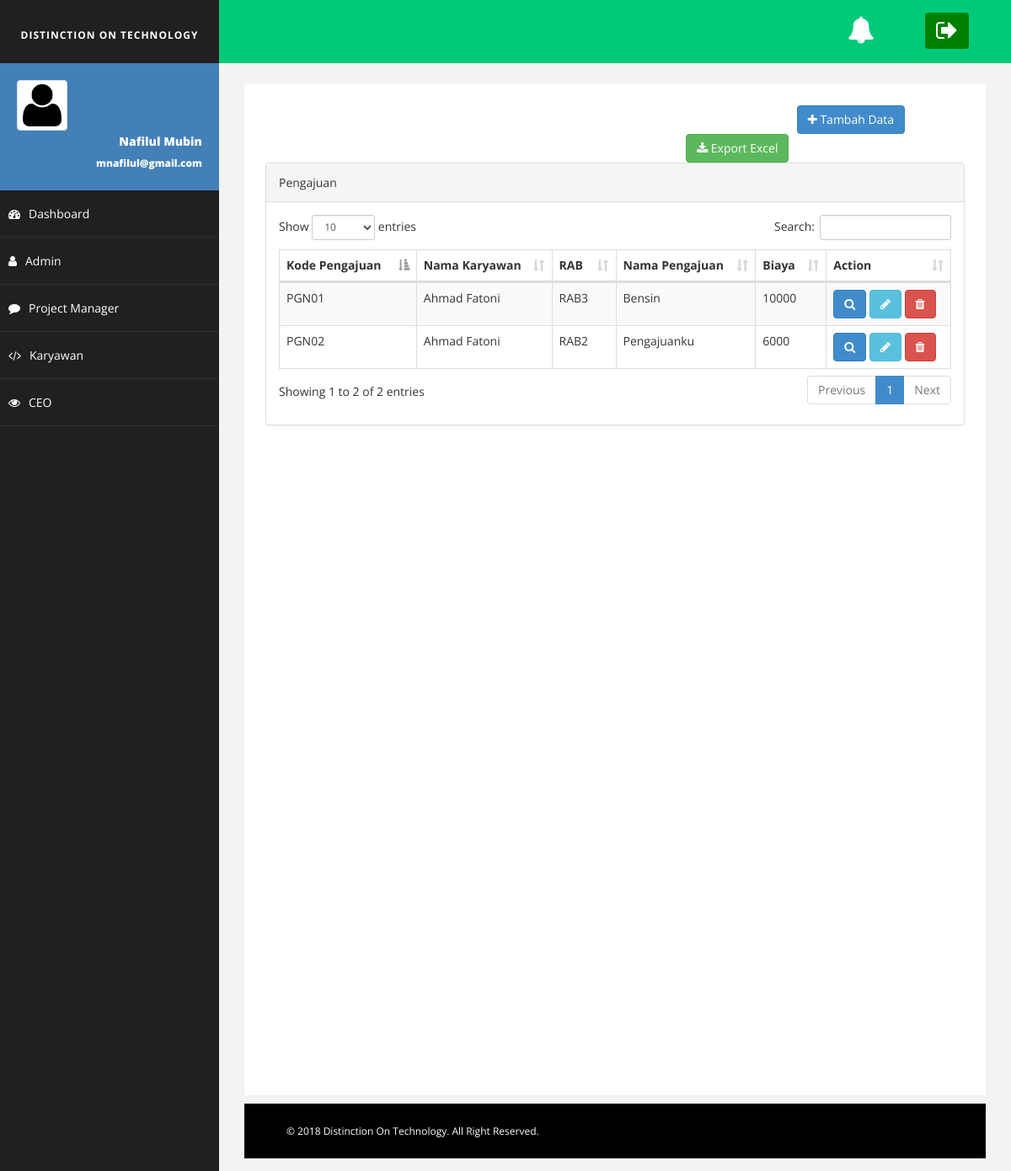
Screenshot of /?page=pengajuan_index with the database file from the repository.
### tables this page shows
CREATE TABLE `pengajuan` (
  `id_pengajuan` varchar(20) NOT NULL,
  `id_karyawan` varchar(20) NOT NULL,
  `id_rab` varchar(20) NOT NULL,
  `nama_pengajuan` varchar(25) NOT NULL,
  `biaya` int(20) NOT NULL,
  `alasan` varchar(50) NOT NULL,
  `tgl_pengajuan` date NOT NULL,
  `status_pengajuan` varchar(25) NOT NULL
);

CREATE TABLE `karyawan` (
  `id_karyawan` varchar(20) NOT NULL,
  `username` varchar(20) NOT NULL,
  `password` varchar(255) NOT NULL,
  `id_role` varchar(20) NOT NULL,
  `nama_karyawan` varchar(50) NOT NULL,
  `tempat_lahir` varchar(20) NOT NULL,
  `tanggal_lahir` date NOT NULL,
  `jenis_kelamin` enum('Laki-laki','Perempuan') NOT NULL,
  `no_hp` varchar(20) NOT NULL,
  `alamat` varchar(100) NOT NULL,
  `email` varchar(50) NOT NULL,
  `id_jabatan` varchar(20) NOT NULL,
  `id_tunjangan` varchar(20) NOT NULL,
  `pendidikan` varchar(20) NOT NULL,
  `tanggal_mulai_kerja` date NOT NULL,
  `status_menikah` enum('Menikah','Belum Menikah') NOT NULL,
  `created_at` datetime NOT NULL
);

### index.php (called while the page is built)
<?php
include 'src/infrastruktur/header.php';
include 'src/infrastruktur/content.php';
include 'src/infrastruktur/footer.php';
?>

### src/Domain/pengajuan_model.php (called while the page is built, shortened)
<?php
class Pengajuan extends database2{
    function tampil_data(){
        $data = mysql_query("SELECT pengajuan.*, karyawan.nama_karyawan FROM pengajuan
            join karyawan on karyawan.id_karyawan=pengajuan.id_karyawan");
        while($d = mysql_fetch_array($data)){
            $hasil[] = $d;
        }
        return $hasil;
    }
}
?>

### View/pengajuan_index.php (the view)
<?php
require 'src/Domain/pengajuan_model.php';
$db = new Pengajuan();
?>
<div class="header col-md-12" style="margin-top: 15px;">
    <div class="col-md-7">
    </div>
    <div class="col-md-5">
        <a href="?page=pengajuan_create">
            <button class="btn btn-primary col-md-offset-5"><i class="fa fa-plus"></i> Tambah Data</button>
        </a>
        <a href="views/pembeli_export.php" target="blank">
            <button class="btn btn-success"><i class="fa fa-download"></i> Export Excel</button>
        </a>
    </div>
</div>
<div class="col-md-12">
   <div class="panel panel-default">
    <div class="panel-heading">
        Pengajuan
    </div>
    <div class="panel-body">
        <div class="table-responsive">
            <table id="tabel_audit" class="table table-bordered table-hover table-striped">
                <thead>
                    <tr>
                        <th>Kode Pengajuan</th>
                        <th>Nama Karyawan</th>
                        <th>RAB</th>
                        <th>Nama Pengajuan</th>
                        <th>Biaya</th>
                        <th>Action</th>
                    </tr>
                </thead>
                <tbody>
                    <?php
                    foreach($db->tampil_data() as $x){
                        ?>
                        <tr>
                            <td><?php echo $x['id_pengajuan'] ?></td>
                            <td><?php echo $x['nama_karyawan'] ?></td>
                            <td><?php echo $x['id_rab'] ?></td>
                            <td><?php echo $x['nama_pengajuan'] ?></td>
                            <td><?php echo $x['biaya'] ?></td>
                            <td>
                                <a href="?page=pengajuan_detail&id=<?php echo $x['id_pengajuan'];?>">
                                    <button class="btn btn-primary"><i class="fa fa-search"></i></button>
                                </a>
                                <a href="?page=pengajuan_edit&id=<?php echo $x['id_pengajuan'];?>">
                                    <button class="btn btn-info"><i class="fa fa-pencil"></i></button>
                                </a>
                                <a href="src/Infrastruktur/pengajuan.php?aksi=hapus&id=<?php echo $x['id_pengajuan'];?>">
                                    <button class="btn btn-danger"><i class="fa fa-trash"></i></button>
                                </a>
                            </td>
                        </tr>
                        <?php } ?>
                    </tbody>
                </table>
            </div>
        </div>
    </div>
</div>

### assets/css/images.css (style rules this page uses)
body { font-family: 'open sans'; overflow-x: hidden; }

### assets/css/barang.css (style rules this page uses)
body { background: #f1f1f1; }

### assets/css/basic.css (style rules this page uses)
body { font-family: 'Open Sans', sans-serif; line-height:25px; }

### rows the page displays
pengajuan: id_pengajuan "PGN01", id_karyawan.nama_karyawan "Ahmad Fatoni", id_rab "RAB3", nama_pengajuan "Bensin", biaya "10000"
pengajuan: id_pengajuan "PGN02", id_karyawan.nama_karyawan "Ahmad Fatoni", id_rab "RAB2", nama_pengajuan "Pengajuanku", biaya "6000"
